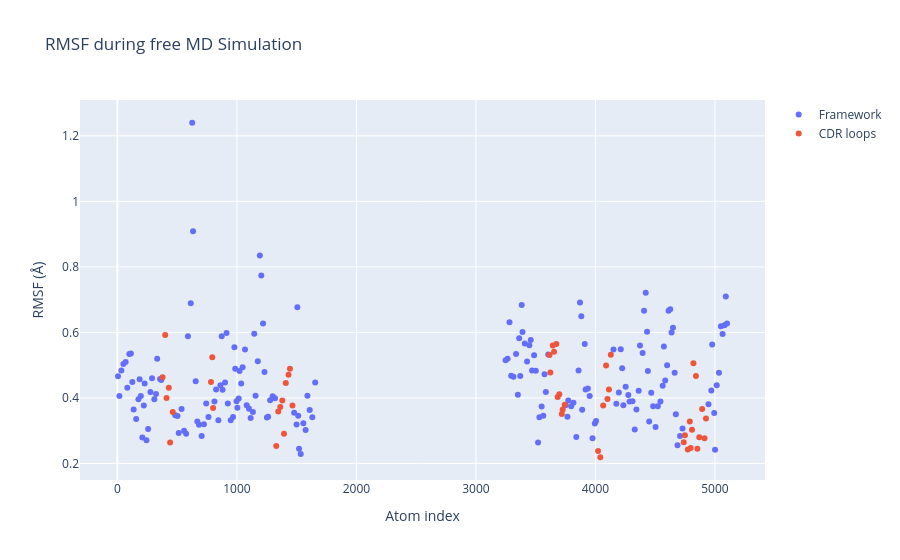

Notebook code cell kept with this figure:
### Code cell
# Read RMSF data from file and plot both groups against the atom index
plot_xvg({'Framework': MD_rmsf_fr,
          'CDR loops': MD_rmsf_loop},
         title="RMSF during free MD Simulation",
         ytitle="RMSF (Å)",
         xtitle="Atom index",
         mode='markers',
         yscale=10)

### Figure 1 — Plotly figure (JSON) as saved in the notebook; plotly's stock layout.template omitted (floating-point values rounded to 4 significant figures; data arrays with more than 128 entries replaced by an {"elided": "..."} marker saying what was removed)
{"data": [{"mode": "markers", "name": "Framework", "type": "scatter", "x": {"elided": "183 float values"}, "y": {"elided": "183 float values"}}, {"mode": "markers", "name": "CDR loops", "type": "scatter", "x": [378.0, 400.0, 411.0, 430.0, 441.0, 463.0, 783.0, 794.0, 801.0, 1329.0, 1346.0, 1363.0, 1380.0, 1394.0, 1409.0, 1432.0, 1444.0, 1465.0, 3616.0, 3623.0, 3643.0, 3654.0, 3673.0, 3684.0, 3698.0, 3719.0, 3726.0, 3743.0, 4022.0, 4041.0, 4065.0, 4089.0, 4101.0, 4113.0, 4129.0, 4739.0, 4749.0, 4773.0, 4790.0, 4797.0, 4808.0, 4820.0, 4841.0, 4853.0, 4869.0, 4893.0, 4913.0, 4925.0], "y": [0.463, 0.592, 0.4, 0.431, 0.264, 0.357, 0.449, 0.524, 0.369, 0.253, 0.359, 0.372, 0.392, 0.291, 0.446, 0.471, 0.489, 0.377, 0.531, 0.478, 0.56, 0.541, 0.565, 0.403, 0.411, 0.351, 0.365, 0.379, 0.238, 0.219, 0.377, 0.499, 0.397, 0.426, 0.532, 0.265, 0.286, 0.243, 0.328, 0.247, 0.303, 0.506, 0.467, 0.245, 0.28, 0.366, 0.277, 0.337]}], "layout": {"title": {"text": "RMSF during free MD Simulation"}, "xaxis": {"title": {"text": "Atom index"}}, "yaxis": {"title": {"text": "RMSF (Å)"}}}}
